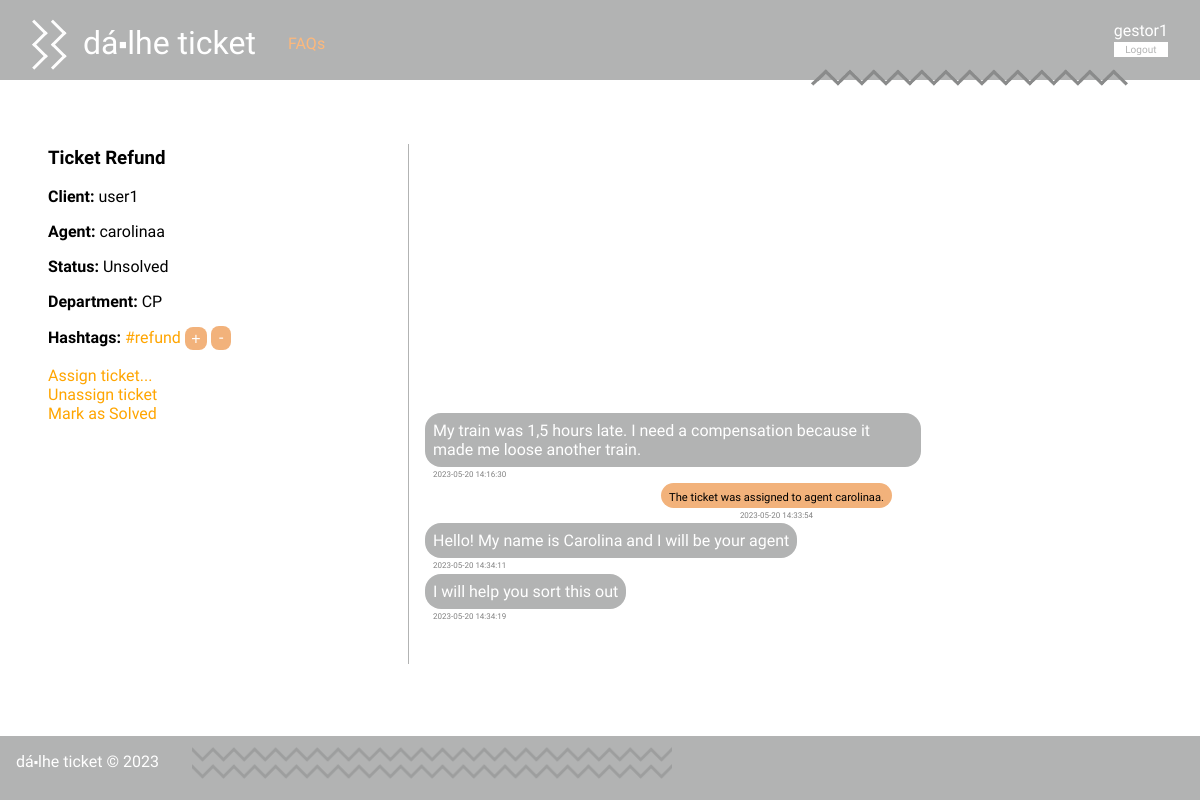
The app's page /project/pages/ticket.php?id=10 (signed in) with its own data.
### tables this page shows
CREATE TABLE Ticket(
   id integer primary key autoincrement,
   title varchar(60) not null,
   client varchar(20) not null,
   agent varchar(20),
   status varchar(10) not null,
   department varchar(20),
   foreign key (client) references User(username),
   foreign key (agent) references User(username),
   foreign key (department) references Department(name)
);

CREATE TABLE Hashtag(
   tag varchar(20) primary key
);

CREATE TABLE Message(
   id integer primary key autoincrement,
   ticketId integer not null,
   isFromClient boolean not null,
   message text not null,
   author varchar(20) not null,
   datetime datetime not null,
   foreign key (ticketId) references Ticket(id)
);

CREATE TABLE Change(
   id integer primary key autoincrement,
   ticketId integer not null,
   agent varchar(20),
   action text,
   datetime datetime not null,
   foreign key (ticketId) references Ticket(id),
   foreign key (agent) references User(id)
);

### project/pages/ticket.php (called while the page is built, shortened)
<?php
    require_once(__DIR__ . '/../../database/connection.db.php');
    require_once(__DIR__ . '/../../database/ticket.class.php');
    require_once(__DIR__ . '/../../database/user.class.php');
    require_once(__DIR__ . '/../templates/common.tpl.php');
    require_once(__DIR__ . '/../templates/ticket.tpl.php');
    require_once(__DIR__ . '/../utils/session.php');
    $db = getDatabaseConnection();
    $ticket = Ticket::getTicketById($db, intval($_GET['id']));
    drawTicket($db, $ticket);
?>

### database/ticket.class.php (called while the page is built, shortened)
<?php
require_once(__DIR__ . '/hashtag.class.php');
require_once(__DIR__ . '/change.class.php');
class Ticket {
    public int $id;
    public function __construct(int $id, string $title, string $client, ?string $agent, string $status, string $department) {
        $this->id = $id;
        $this->title = $title;
        $this->client = $client;
        $this->agent = $agent;
        $this->status = $status;
        $this->department = $department;
    }
    public function getHashtags(PDO $db) : array {
        $stmt = $db->prepare('SELECT h.tag FROM Hashtag h JOIN TicketHashtag th ON h.tag = th.tag WHERE th.ticketId = ?');
        $stmt->execute(array($this->id));
        $hashtags = array();
        while($hashtag = $stmt->fetch()){
            $hashtags[] = new Hashtag($hashtag['tag']);
        }
        return $hashtags;
    }
    static public function getTicketById(PDO $db, int $id) : Ticket {
        $stmt = $db->prepare('SELECT * from Ticket WHERE id = ?');
        $stmt->execute(array($id));
        $line = $stmt->fetchAll()[0];
        $ticket = new Ticket(
            $line['id'],
            $line['title'],
            $line['client'],
            $line['agent'],
            $line['status'],
            $line['department'],
        );
        return $ticket;
    }
}
?>

### project/utils/session.php (called while the page is built, shortened)
<?php
  class Session {
    public function getName() : ?string {
      return isset($_SESSION['name']) ? $_SESSION['name'] : null;
    }
  }
?>

### database/user.class.php (called while the page is built, shortened)
<?php
require_once(__DIR__ . '/ticket.class.php');
class User{
  public function __construct(string $name, string $username, string $email, string $type, $department, int $ticket_count, int $closed_tickets){
    $this->type = $type;
  }
  static public function getUserTypeByUsername(PDO $db, string $username) : string {
    $stmt = $db->prepare('SELECT type from User where username = ?');
    $stmt->execute(array($username));
    return $stmt->fetchAll()[0]['type'];
  }
  static public function getUserByUsername(PDO $db, string $username) : User {
    $stmt = $db->prepare('SELECT * from User where username = ?');
    $stmt->execute(array($username));
    $user = $stmt->fetchAll()[0];
    return new User(
      $user['name'],
      $user['username'],
      $user['email'],
      $user['type'],
      $user['department'],
      intval($user['ticket_count']),
      intval($user['closed_tickets'])
    );
  }
}
?>

### database/hashtag.class.php (called while the page is built, shortened)
<?php
  class Hashtag{
    public function __construct(string $tag){
      $this->tag = $tag;
    }
  }
?>

### database/message.class.php (called while the page is built, shortened)
<?php
  require_once(__DIR__ . '/../project/utils/session.php');
  require_once(__DIR__ . '/change.class.php');
  class Message{
    public string $author;
    public function __construct(int $id, int $ticketId, bool $isFromClient, string $message, string $author, string $datetime){
      $this->message = $message;
      $this->author = $author;
      $this->datetime = $datetime;
    }
    public function isMine(PDO $db){
      $session = new Session();
      return $this->author == $session->getName();
    }
    static public function getAllMessagesAndChangesFromTicket(PDO $db, int $id) : array {
        $stmt = $db->prepare('
            SELECT m.id, m.ticketId, m.isFromClient, m.message, m.author, m.datetime
            FROM Message m JOIN Ticket t
            ON m.ticketId = t.id
            WHERE t.id = ?
        ');
        $stmt->execute(array($id));
        $messages = array();
        while($message = $stmt->fetch()){
            $messages[] = new Message(
            $message['id'],
            intval($message['ticketId']),
            $message['isFromClient'] == 1,
            $message['message'],
            $message['author'],
            $message['datetime']
            );
        }
        $stmt = $db->prepare('
            SELECT m.id, m.ticketId, m.agent, m.action, m.datetime
            FROM Change m JOIN Ticket t
            ON m.ticketId = t.id
            WHERE t.id = ?
        ');
        $stmt->execute(array($id));
        $changes = array();
        while($change = $stmt->fetch()){
            $changes[] = new Change(
            $change['id'],
            intval($change['ticketId']),
            $change['agent'],
            $change['action'],
            $change['datetime']
            );
        }
        $all = array_merge($messages, $changes);
        usort($all, function($a, $b){
            return strtotime($a->datetime) > strtotime($b->datetime);
        });
        return $all;
    }
  }
?>

### database/change.class.php (called while the page is built, shortened)
<?php
class Change{
    public function __construct(int $id, int $ticketId, ?string $agent, string $action, string $datetime){
        $this->action = $action;
        $this->datetime = $datetime;
    }
}
?>

### project/templates/ticket.tpl.php (the view, shortened to what this page needs)
<?php
    require_once(__DIR__ . '/../../database/ticket.class.php');
    require_once(__DIR__ . '/../../database/hashtag.class.php');
    require_once(__DIR__ . '/../../database/message.class.php');
?>
<?php function drawTicket(PDO $db, Ticket $ticket) {
    $session = new Session();
    $me = User::getUserByUsername($db, $session->getName());
    $hasTags = false;
    ?>
    <div class="ticket_details">
        <div class="ticket_info">
            <h3><?= $ticket->title ?></h3>
            <div class="ticket_client"><span class="bold">Client:</span> <?= $ticket->client ?></div>
            <?php if($ticket->agent !== null) { ?>
                <div class="ticket_agent"><span class="bold">Agent:</span> <?= $ticket->agent ?></div>
            <?php } ?>
            <div class="ticket_status"><span class="bold">Status:</span> <?= $ticket->status ?></div>
            <div class="ticket_department"><span class="bold">Department:</span> <?= $ticket->department ?></div>
            <div class="ticket_hashtags"><span class="bold">Hashtags: </span>
                <?php foreach($ticket->getHashtags($db) as $hashtag) {
                    $hasTags = true;
                ?>
                    <span class="hashtag">
                    <?php
                    if ($me->type == 'user') {
                    ?>
                        #<?= $hashtag->tag ?>
                    <?php
                    } else {
                    ?>
                        <a href="../pages/hashtag.php?tag=<?= $hashtag->tag ?>">
                            #<?= $hashtag->tag ?>
                        </a>
                    <?php
                    }
                    ?>
                    </span>
                <?php
                }
            if ($me->type == 'admin' || $ticket->agent == $me->username) {
                ?>
                <button class="add_hashtag">+</button>
            <?php
                if ($hasTags) {
            ?>
                <a href="../pages/remove_hashtag.php?id=<?= $ticket->id ?>" class="remove_hashtag">-</a>
            <?php
                }
            ?>
            <?php
            }
            ?>
            </div>
            <div class="ticket_options">
                <?php
                    if (($me->type == 'admin' || $me->department == $ticket->department) && $ticket->status == 'Unsolved') {
            ?>
                    <a href="../pages/assign_ticket.php?id=<?= $ticket->id ?>">Assign ticket...</a>
            <?php
                    } if ($ticket->agent != null && $ticket->status == 'Unsolved' && $me->type == 'admin') {
            ?>
                    <a href=<?=("../actions/action_abandon_ticket.php?id=" . $ticket->id)?>>
                        Unassign ticket
                    </a>
            <?php
                    }
                    if ($me->type == 'admin' || $ticket->agent == $me->username) {
            ?>
                    <a href="../actions/action_change_ticket_status.php?id=<?= $ticket->id ?>">
                        Mark as <?= $ticket->status == 'Unsolved'? 'Solved' : 'Unsolved' ?>
                    </a>
            <?php
                    }
                ?>
            </div>
        </div>
        <?php
            if(User::getUserTypeByUsername($db, $session->getName()) == 'admin' || $session->getName() == $ticket->agent || $session->getName() == $ticket->client || $ticket->agent == null) {
        ?>
        <div class="ticket_messages">
            <div class="message_list">
        <?php
            foreach(Message::getAllMessagesAndChangesFromTicket($db, $ticket->id) as $message) {
                if($message instanceof Message) {?>
                    <div class="ticket_message <?= $message->isMine($db) ? 'right' : 'left' ?>">
                        <div class="ticket_message_text"><p><?= htmlentities($message->message) ?></p></div>
                        <div class="date_not_hidden"><?= $message->datetime ?></div>
                    </div>
                <?php } else { ?>
                    <div class='ticket_message center'>
                        <div class="ticket_message_text"><p><?= $message->action ?></p></div>
                        <div class="date_not_hidden"><?= $message->datetime ?></div>
                    </div>
                <?php }
            }
                ?>
<?php } ?>
<?php } ?>

### project/css/style.css (style rules this page uses)
body { font-family: 'Allerta Stencil', sans-serif; margin: 0; padding: 0; display: grid; grid-template-columns: auto; grid-template-rows: 5em auto 4em; grid-template-areas: "header" "main" "footer"; min-height: 100vh; background-color: #b2b3b3; }
a { text-decoration: none; color: orange; }
button { background-color: #b2b3b3; color: #ffffff; border: none; border-radius: 0.5em; padding: 0.5em; font-size: 1em; font-weight: 100; cursor: pointer; margin: 1em 0; }
p { overflow-wrap: break-word; }
.username, .email, .type, .ticket_client, .ticket_agent, .ticket_status, .ticket_department, .ticket_hashtags, .agent_department, .assigned_tickets, .solved_tickets { margin-bottom: 1em; }
.bold { font-weight: bold; }
@media (min-width: 50em) { .ticket_details { display: grid; grid-template-columns: 30vw 60vw; grid-template-rows: 67vh; grid-template-areas: "left right"; } }
@media (min-width: 50em) { .ticket_details .ticket_info { grid-area: left; padding-right: 1em; } }
@media (min-width: 50em) { .ticket_details .ticket_messages { grid-area: right; height: 100 vh; overflow-y: scroll; border-left-color: #b2b3b3; border-left-style: solid; border-left-width: 1px; border-top: none; padding-left: 1em; margin-top: 3.7em; padding-top: 0; align-self: end; justify-self: stretch; min-width: none; height: 65vh; display: grid; grid-template-rows: auto 2.5em; grid-template-areas: "message_list" "form"; } }
@media (min-width: 50em) { .message_list { grid-area: message_list; align-self: end; } }
.ticket_message_text { display: inline-block; border-radius: 1em; padding: 0.5em; word-break: break-word; max-width: 40vw; }
.left .ticket_message_text { background-color: #b2b3b3; }
.left p { display: inline; margin: 0; color:white; }
.center { display: grid; justify-content: center; grid-template-areas: "center" "date"; }
.center .ticket_message_text { grid-area: center; background-color: #f2b27b; padding: 0.2em 0.5em; text-align: center; }
.center p { display: inline; margin: 0; color: black; font-size: 0.7em; }
.date_not_hidden { grid-area: date; display: block; color: grey; font-size: 0.5em; margin-top: 0.2rem; }
.left .date_not_hidden { margin-left: 0.5rem; }
.center .date_not_hidden { justify-self: center; }
.ticket_message { margin-bottom: 0.2em; }
button.add_hashtag, a.remove_hashtag { background-color: white; color: #ef7f1a; padding: 0; margin: 0; }
button.add_hashtag, a.remove_hashtag { background-color: #f2b27b; color: white; border-radius: 0.5em; padding: 0.15em 0.4em; }
a.remove_hashtag { padding: 0.15em 0.5em; }
.ticket_options a { display: block; }

### records on screen
ticket: title "Ticket Refund", client "user1", agent "carolinaa", status "Unsolved", department "CP"
hashtag: tag "refund"
message: message "My train was 1,5 hours late. I need a compensation because it made me loose another train.", datetime "2023-05-20 14:16:30"
change: action "The ticket was assigned to agent carolinaa.", datetime "2023-05-20 14:33:54"
message: message "Hello! My name is Carolina and I will be your agent", datetime "2023-05-20 14:34:11"
message: message "I will help you sort this out", datetime "2023-05-20 14:34:19"

### other values on screen
$name "dá⬝lhe ticket"
$session->getName() "gestor1"
